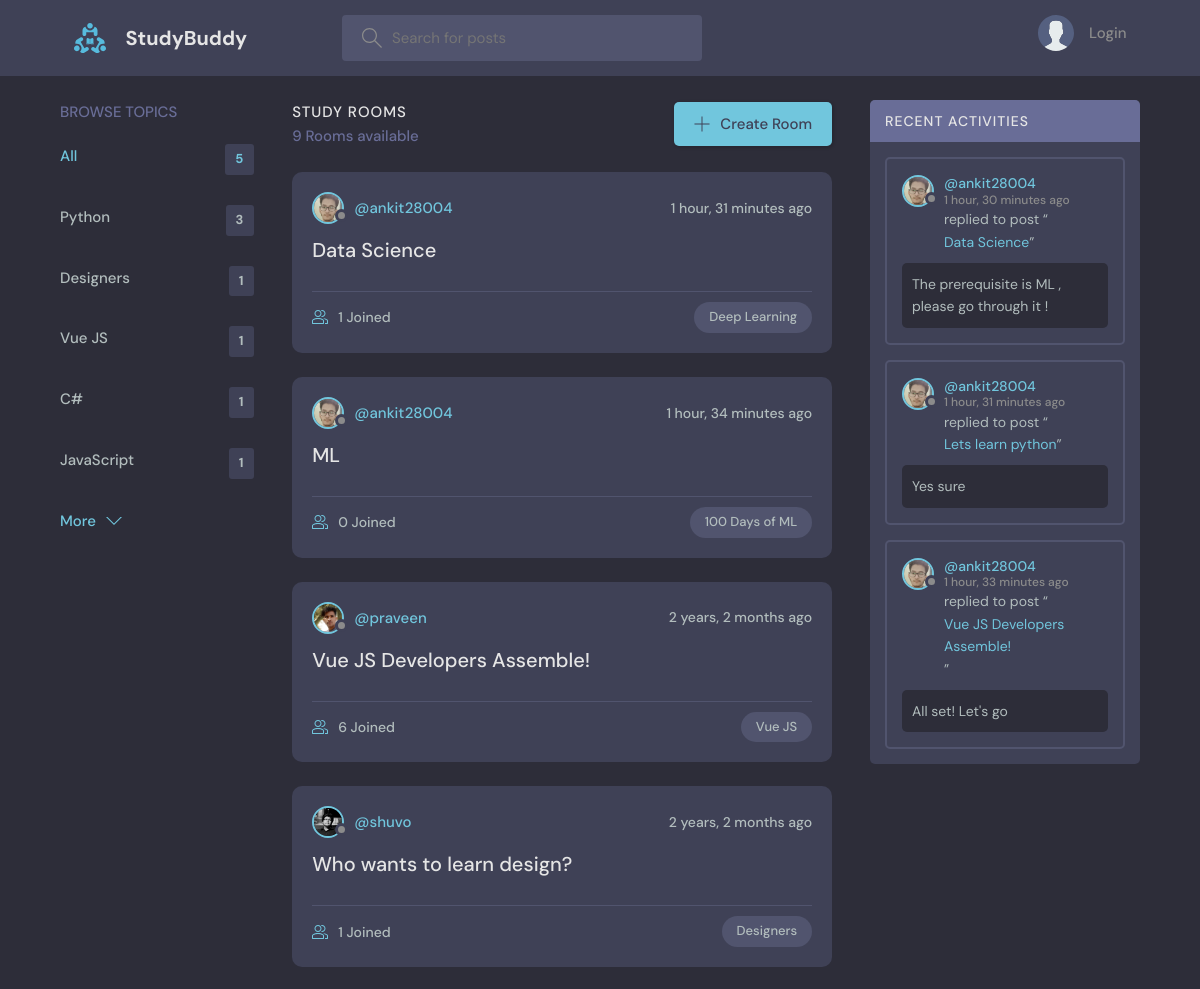
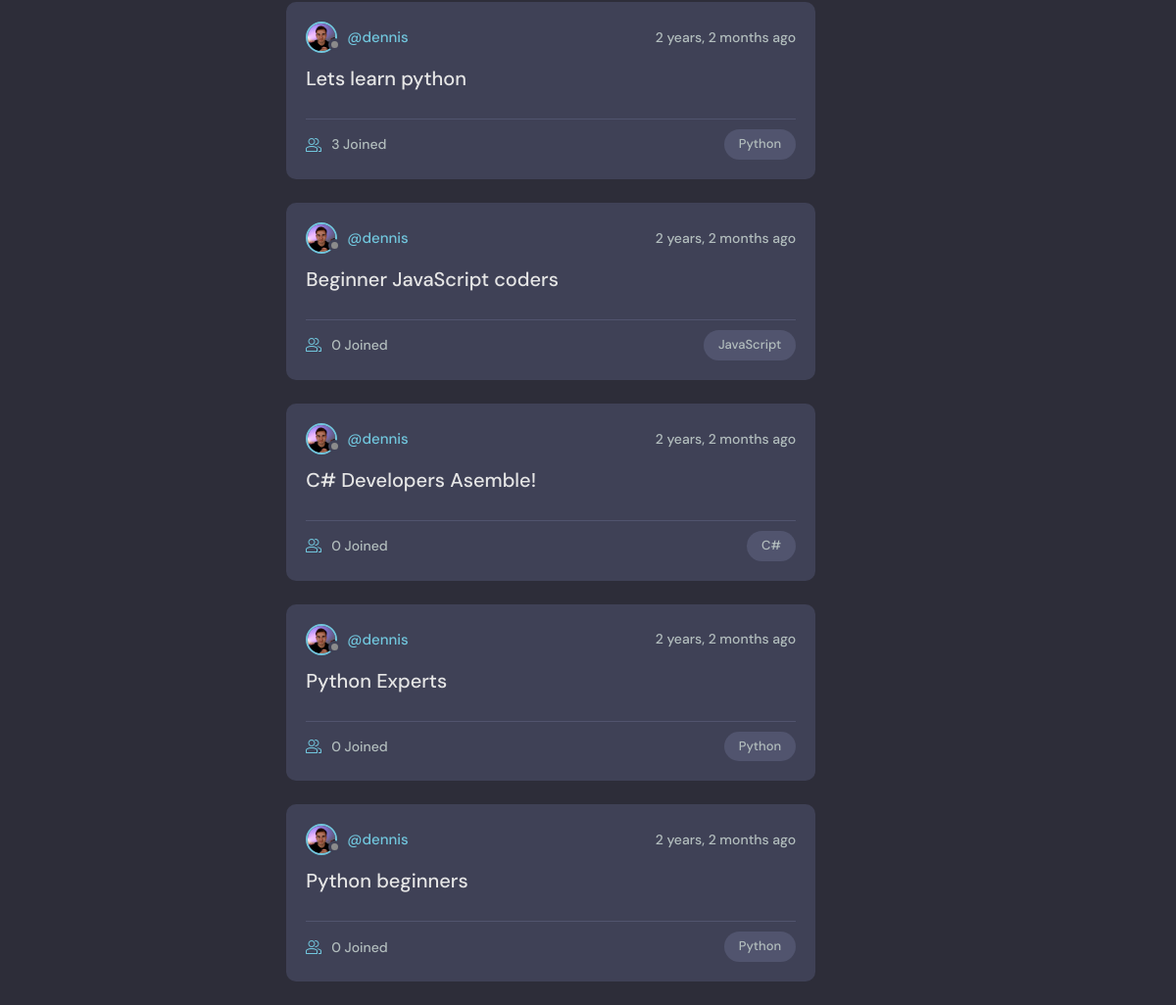
The page / on the database its author committed (2 pictures, top to bottom).
### base/models.py (models this page shows, shortened)
class Topic(models.Model):
    name = models.CharField(max_length=200)

class Room(models.Model):
    host = models.ForeignKey(User, on_delete=models.SET_NULL, null=True)
    topic = models.ForeignKey(Topic, on_delete=models.SET_NULL, null=True)
    name = models.CharField(max_length=200)
    description = models.TextField(null=True, blank=True)
    participants = models.ManyToManyField(
        User, related_name='participants', blank=True)
    updated = models.DateTimeField(auto_now=True)
    created = models.DateTimeField(auto_now_add=True)
    class Meta:
        ordering = ['-updated', '-created']
    def __str__(self):
        return self.name

class User(AbstractUser):
    name = models.CharField(max_length=200, null=True)
    email = models.EmailField(unique=True, null=True)
    bio = models.TextField(null=True)
    avatar = models.ImageField(null=True, default="avatar.svg")
    USERNAME_FIELD = 'email'
    REQUIRED_FIELDS = []

class Message(models.Model):
    user = models.ForeignKey(User, on_delete=models.CASCADE)
    room = models.ForeignKey(Room, on_delete=models.CASCADE)
    body = models.TextField()
    updated = models.DateTimeField(auto_now=True)
    created = models.DateTimeField(auto_now_add=True)
    class Meta:
        ordering = ['-updated', '-created']

### base/views.py (the view)
# urls.py: path('', views.home, name="home"),
def home(request):
    q = request.GET.get('q') if request.GET.get('q') != None else ''
    rooms = Room.objects.filter(
        Q(topic__name__icontains=q) |
        Q(name__icontains=q) |
        Q(description__icontains=q)
    )
    topics = Topic.objects.all()[0:5]
    room_count = rooms.count()
    room_messages = Message.objects.filter(
        Q(room__topic__name__icontains=q))[0:3]
    context = {'rooms': rooms, 'topics': topics,
               'room_count': room_count, 'room_messages': room_messages}
    return render(request, 'base/home.html', context)

### base/templates/base/home.html (shortened to what this page needs)
{% extends 'main.html' %}
{% block content %}
<main class="layout layout--3">
  <div class="container">
    {% include 'base/topics_component.html' %}
    <div class="roomList">
      <div class="roomList__header">
        <div>
          <h2>Study Rooms</h2>
          <p>{{room_count}} Rooms available</p>
        </div>
        <a class="btn btn--main" href="{% url 'create-room' %}">
          <svg version="1.1" xmlns="http://www.w3.org/2000/svg" width="32" height="32" viewBox="0 0 32 32">
            <title>add</title>
            <path
              d="M16.943 0.943h-1.885v14.115h-14.115v1.885h14.115v14.115h1.885v-14.115h14.115v-1.885h-14.115v-14.115z">
            </path>
          </svg>
          Create Room
        </a>
      </div>
      {% include 'base/feed_component.html' %}
    </div>
    {% include 'base/activity_component.html' %}
  </div>
</main>
{% endblock %}

### base/templates/base/topics_component.html
<div class="topics">
    <div class="topics__header">
        <h2>Browse Topics</h2>
    </div>
    <ul class="topics__list">
        <li>
            <a href="{% url 'home' %}" class="active">All <span>{{topics.count}}</span></a>
        </li>
        {% for topic in topics %}
        <li>
            <a href="{% url 'home' %}?q={{topic.name}}">{{topic.name}}<span>{{topic.room_set.all.count}}</span></a>
        </li>
        {% endfor %}
    </ul>
    <a class="btn btn--link" href="{% url 'topics' %}">
        More
        <svg version="1.1" xmlns="http://www.w3.org/2000/svg" width="32" height="32" viewBox="0 0 32 32">
            <title>chevron-down</title>
            <path d="M16 21l-13-13h-3l16 16 16-16h-3l-13 13z"></path>
        </svg>
    </a>
</div>

### base/templates/base/feed_component.html (shortened to what this page needs)
{% for room in rooms %}
<div class="roomListRoom">
    <div class="roomListRoom__header">
        <a href="{% url 'user-profile' room.host.id %}" class="roomListRoom__author">
            <div class="avatar avatar--small">
                <img src="{{room.host.avatar.url}}" />
            </div>
            <span>@{{room.host.username}}</span>
        </a>
        <div class="roomListRoom__actions">
            <span>{{room.created|timesince}} ago</span>
        </div>
    </div>
    <div class="roomListRoom__content">
        <a href="{% url 'room' room.id %}">{{room.name}}</a>
    </div>
    <div class="roomListRoom__meta">
        <a href="{% url 'room' room.id %}" class="roomListRoom__joined">
            {{room.participants.all.count}} Joined
        </a>
        <p class="roomListRoom__topic">{{room.topic.name}}</p>
    </div>
</div>
{% endfor %}

### base/templates/base/activity_component.html (shortened to what this page needs)
<div class="activities">
    <div class="activities__header">
        <h2>Recent Activities</h2>
    </div>
    {% for message in room_messages %}
    <div class="activities__box">
        <div class="activities__boxHeader roomListRoom__header">
            <a href="{% url 'user-profile' message.user.id %}" class="roomListRoom__author">
                <div class="avatar avatar--small">
                    <img src="{{message.user.avatar.url}}" />
                </div>
                <p>
                    @{{message.user.username}}
                    <span>{{message.created|timesince}} ago</span>
                </p>
            </a>
        </div>
        <div class="activities__boxContent">
            <p>replied to post “<a href="{% url 'room' message.room.id %}">{{message.room}}</a>”</p>
            <div class="activities__boxRoomContent">{{message.body}}</div>
        </div>
    </div>
    {% endfor %}
</div>

### rows shown on the page
Topic: name "Python", room_set.all.count "3"
Topic: name "Designers", room_set.all.count "1"
Topic: name "Vue JS", room_set.all.count "1"
Topic: name "C#", room_set.all.count "1"
Topic: name "JavaScript", room_set.all.count "1"
Room: host.avatar (picture), host.username "ankit28004", created "1 hour, 31 minutes", name "Data Science", participants.all.count "1", topic.name "Deep Learning"
Room: host.avatar (picture), host.username "ankit28004", created "1 hour, 34 minutes", name "ML", participants.all.count "0", topic.name "100 Days of ML"
Room: host.avatar (picture), host.username "praveen", created "2 years, 2 months", name "Vue JS Developers Assemble!", participants.all.count "6", topic.name "Vue JS"
Room: host.avatar (picture), host.username "shuvo", created "2 years, 2 months", name "Who wants to learn design?", participants.all.count "1", topic.name "Designers"
Room: host.avatar (picture), host.username "dennis", created "2 years, 2 months", name "Lets learn python", participants.all.count "3", topic.name "Python"
Room: host.avatar (picture), host.username "dennis", created "2 years, 2 months", name "Beginner JavaScript coders", participants.all.count "0", topic.name "JavaScript"
Room: host.avatar (picture), host.username "dennis", created "2 years, 2 months", name "C# Developers Asemble!", participants.all.count "0", topic.name "C#"
Room: host.avatar (picture), host.username "dennis", created "2 years, 2 months", name "Python Experts", participants.all.count "0", topic.name "Python"
Room: host.avatar (picture), host.username "dennis", created "2 years, 2 months", name "Python beginners", participants.all.count "0", topic.name "Python"
Message: user.avatar (picture), user.username "ankit28004", created "1 hour, 30 minutes", room "Data Science", body "The prerequisite is ML , please go through it !"
Message: user.avatar (picture), user.username "ankit28004", created "1 hour, 31 minutes", room "Lets learn python", body "Yes sure"
Message: user.avatar (picture), user.username "ankit28004", created "1 hour, 33 minutes", room "Vue JS Developers Assemble!", body "All set! Let's go"

### other values the page prints
{{ topics.count }} "5"
{{ room_count }} "9"
